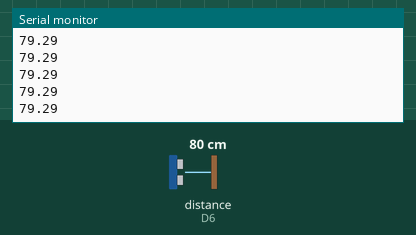
This sketch was run on a simulated ESP8266 (NodeMCU). Parts: the last lines printed to the serial monitor. Wiring (inferred from the names in the program): ultrasonic range finder: trigger D7; echo D6. Inputs (shaded band) come from the test bench; at power-on: distance to the obstacle (sensor on D6) 80 cm. The echo pulse lasts 58.3 µs per cm; WiFi joins after 1.5 s; servers stay silent unless stated; no MQTT or app messages arrive unless stated.

Above: at 2.7 s.
2.8 s: distance to the obstacle (sensor on D6) set to 2 cm
At 3.15 s:
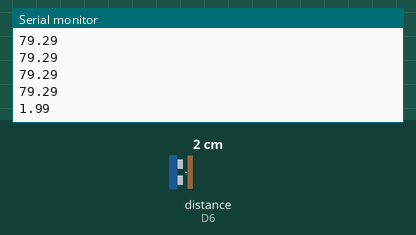
4.3 s: distance to the obstacle (sensor on D6) set to 4 cm
At 10.18 s:
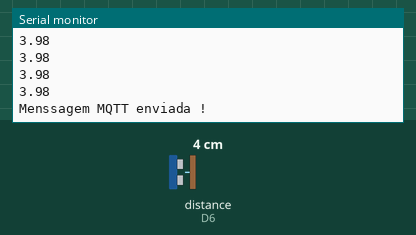
Timing chart, 0 to 11.7 s (numbered marks = the images above; inputs shaded):
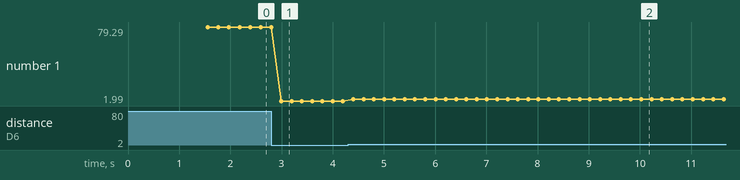

The sketch:

SensorNivelMqtt.ino
```cpp
/* =============================================================================================================


   WR Kits Channel & Usina Info número 061


   Sensor Ultrassônico resistente à água


   Autor: Eng. Wagner Rambo  Data: Novembro de 2017

   www.wrkits.com.br | facebook.com/wrkits | youtube.com/user/canalwrkits


============================================================================================================= */

#include <ESP8266WiFi.h>
#include <PubSubClient.h>
const char* ssid = "RedeBlumen";
const char* password =  "blumenmaker";
const char* mqttServer = "3.131.136.168";
const int mqttPort = 1883;
const char* mqttUser = 0;
const char* mqttPassword = 0;
const String MQTT_FLOW_TOPIC = "sensorhall1/volume";
const String MQTT_TOPIC_RESET = "sensorhall1/volume/reset";

const char* clientId = "int";

float mediaAnterior = 0;

float vazao; //variável para armazenar o valor em L/min
float media=0; //variável para tirar a média a cada 1 minuto
String volume;
float somavazao=0; //somar a vazão do minuto
int contaPulso; //variável para a quantidade de pulsos
int i=0; //variável para contagem

void ICACHE_RAM_ATTR incpulso();

WiFiClient espClient;
PubSubClient client(espClient);
/*
-------------------------------------------------
NodeMCU / ESP8266  |  NodeMCU / ESP8266  |
D0 = 16            |  D6 = 12            |
D1 = 5             |  D7 = 13            |
D2 = 4             |  D8 = 15            |
D3 = 0             |  D9 = 3             |
D4 = 2             |  D10 = 1            |
D5 = 14            |                     |
-------------------------------------------------
*/
void mqtt_callback(char* topic, byte* dados_tcp, unsigned int length);

// =============================================================================================================
// --- Mapeamento de Hardware ---
#define trig D7  //Pino 9 do Arduino será a saída de trigger
#define echo D6  //Pino 8 do Arduino será a entrada de echo


void trigPuls();  //Função que gera o pulso de trigger

float pulse;     //Variável que armazena o tempo de duração do echo
float dist_cm;   //Variável que armazena o valor da distância em centímetros

int period = 10000;
unsigned long time_now = 0;
long previousMillis = 0;

void setup()
{
  pinMode(trig, OUTPUT);   //Pino de trigger será saída digital
  pinMode(echo, INPUT);    //Pino de echo será entrada digital

  digitalWrite(trig, LOW); //Saída trigger inicia em nível baixo

  Serial.begin(9600);      //Inicia comunicação serial
WiFi.begin(ssid, password);

 while (WiFi.status() != WL_CONNECTED)
  {
     delay(100);
    Serial.println("Conectando a WiFi..");
  }
  Serial.println("Conectado!");
  client.setServer(mqttServer, mqttPort);
  client.setCallback(callback);

  while (!client.connected()) {
    Serial.println("Conectando ao servidor MQTT...");

    if (client.connect("Projeto", mqttUser, mqttPassword ))
    {

      Serial.println("Conectado ao servidor MQTT!");

    } else {

      Serial.print("Falha ao conectar ");
      Serial.print(client.state());
      delay(2000);

    }
  }
 }


     void callback(char* topic, byte* payload, unsigned int length) {
      String payloadStr = "";
        for (int i = 0; i < length; i++) {
      payloadStr += (char)payload[i];
      }
      Serial.println(payloadStr);
      String topicStr = String(topic);

     }
void loop()
{

 client.loop();

   trigPulse();                 //Aciona o trigger do módulo ultrassônico

   pulse = pulseIn(echo, HIGH, 200000); //Mede o tempo em que o pino de echo fica em nível alto

   dist_cm = pulse/58.82;       //Valor da distância em centímetros

   // 340m/s
   // 34000cm/s

   /*
        100000 us - 17000 cm/s
             x us - 1cm
           1E6
      x = -----
          17E3
   */

   Serial.println(dist_cm);     //Imprime o valor na serial
     char message[58];
   String str(dist_cm);
   str.toCharArray(message, 58);


 time_now = millis();


    if(time_now - previousMillis > period){
      previousMillis = time_now;

      client.publish(MQTT_FLOW_TOPIC.c_str(), message);
      Serial.println("Menssagem MQTT enviada !");
    }

   delay(200);                  //Taxa de atualização


}

void trigPulse()
{
  digitalWrite(trig, HIGH);  //Pulso de trigger em nível alto
  delayMicroseconds(10);     //duração de 10 micro segundos
  digitalWrite(trig, LOW);   //Pulso de trigge em nível baixo
}
```

Measured:
- after the input at 2.8 s, the serial monitor: prints a new line after 0.19 s (image 1)
- after the input at 4.3 s, the serial monitor: prints a new line after 0.10 s (image 2)
- plotted number 1: 79.29 → 1.99 after the input at 2.8 s, 1.99 → 3.98 after the input at 4.3 s
